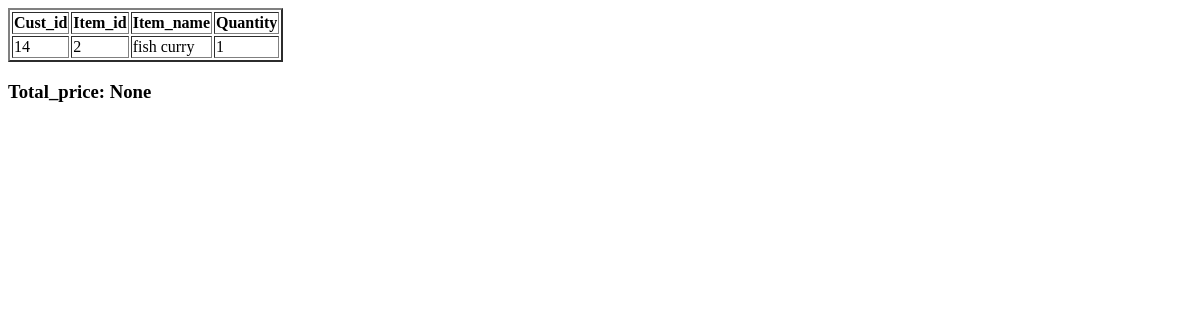
/buy_app/buy_view/, run on an earlier commit of the app's database.
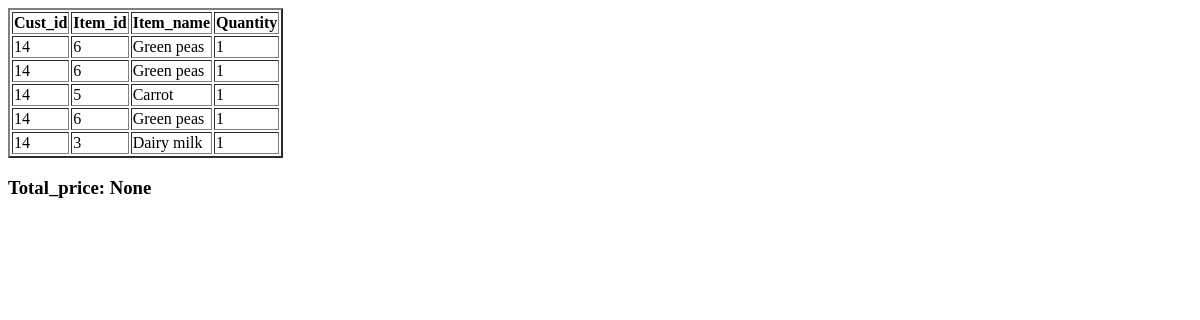
And on a later commit of the database.
### cart/models.py (models this page shows)
class cart_model(models.Model):
    cart_id=models.AutoField(primary_key=True)
    cust_id=models.PositiveIntegerField()
    item_id=models.PositiveIntegerField()
    item_name=models.CharField(max_length=50)
    price=models.PositiveIntegerField()
    quantity=models.PositiveIntegerField(default=1)

### buy_app/views.py (the view)
def buy_view(request):
    prod_data=cart_model.objects.all()
    total_price=cart_model.objects.filter(cust_id=request.user.id).aggregate(Sum('price'))
    print(prod_data)
    return render(request=request,template_name='buy_list.html',context={'prod_data':prod_data,'total_price':total_price})

### buy_app/templates/buy_list.html (shortened to what this page needs)
<!DOCTYPE html>
<html lang="en">
<head>
</head>
<body>
    <div>
        <table border="2px solid">
            <tr>
                <th>Cust_id</th>
                <th>Item_id</th>
                <th>Item_name</th>
                <th>Quantity</th>
            </tr>
            {%for i in prod_data%}
            <tr>
                <td>{{i.cust_id}}</td>
                <td>{{i.item_id}}</td>
                <td>{{i.item_name}}</td>
                <td>{{i.quantity}}</td>
            </tr>
            {%endfor%}
        </table>
        <h3>Total_price:  {{total_price.price__sum}}</h3>
    </div>
</body>
</html>

What changed in the data, as far as the page shows it:
removed cart_model: cust_id "14", item_id "2", item_name "fish curry", quantity "1"
added cart_model: cust_id "14", item_id "6", item_name "Green peas", quantity "1"
added cart_model: cust_id "14", item_id "6", item_name "Green peas", quantity "1"
added cart_model: cust_id "14", item_id "5", item_name "Carrot", quantity "1"
added cart_model: cust_id "14", item_id "6", item_name "Green peas", quantity "1"
added cart_model: cust_id "14", item_id "3", item_name "Dairy milk", quantity "1"
